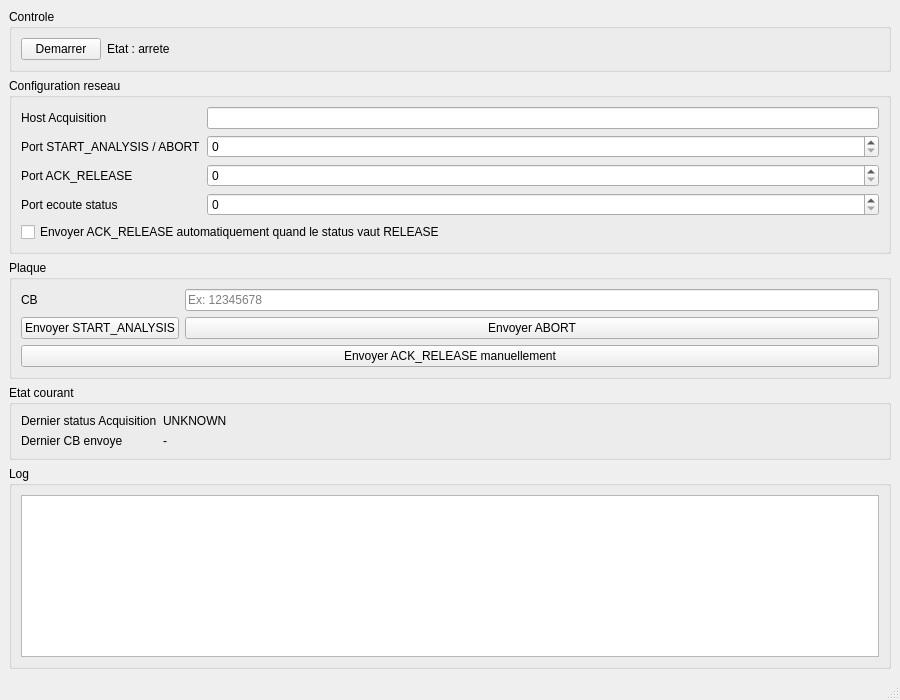
<?xml version="1.0" encoding="UTF-8"?>
<ui version="4.0">
 <class>ScheduleSimulator</class>
 <widget class="QMainWindow" name="ScheduleSimulator">
  <property name="geometry">
   <rect>
    <x>0</x>
    <y>0</y>
    <width>900</width>
    <height>700</height>
   </rect>
  </property>
  <property name="windowTitle">
   <string>Schedule Simulator</string>
  </property>
  <widget class="QWidget" name="centralwidget">
   <layout class="QVBoxLayout" name="verticalLayout_5">
    <item>
     <widget class="QGroupBox" name="groupBoxControl">
      <property name="title">
       <string>Controle</string>
      </property>
      <layout class="QHBoxLayout" name="horizontalLayout_4">
       <item>
        <widget class="QPushButton" name="btnStart">
         <property name="text">
          <string>Demarrer</string>
         </property>
        </widget>
       </item>
       <item>
        <widget class="QLabel" name="labelRun">
         <property name="text">
          <string>Etat : arrete</string>
         </property>
        </widget>
       </item>
       <item>
        <spacer name="horizontalSpacer_2">
         <property name="orientation">
          <enum>Qt::Horizontal</enum>
         </property>
         <property name="sizeHint" stdset="0">
          <size>
           <width>40</width>
           <height>20</height>
          </size>
         </property>
        </spacer>
       </item>
      </layout>
     </widget>
    </item>
    <item>
     <widget class="QGroupBox" name="groupBoxConfig">
      <property name="title">
       <string>Configuration reseau</string>
      </property>
      <layout class="QGridLayout" name="gridLayout">
       <item row="0" column="0">
        <widget class="QLabel" name="label_2">
         <property name="text">
          <string>Host Acquisition</string>
         </property>
        </widget>
       </item>
       <item row="0" column="1">
        <widget class="QLineEdit" name="editAcqHost"/>
       </item>
       <item row="1" column="0">
        <widget class="QLabel" name="label_3">
         <property name="text">
          <string>Port START_ANALYSIS / ABORT</string>
         </property>
        </widget>
       </item>
       <item row="1" column="1">
        <widget class="QSpinBox" name="spinPlatePort">
         <property name="maximum">
          <number>65535</number>
         </property>
        </widget>
       </item>
       <item row="2" column="0">
        <widget class="QLabel" name="label_4">
         <property name="text">
          <string>Port ACK_RELEASE</string>
         </property>
        </widget>
       </item>
       <item row="2" column="1">
        <widget class="QSpinBox" name="spinAckPort">
         <property name="maximum">
          <number>65535</number>
         </property>
        </widget>
       </item>
       <item row="3" column="0">
        <widget class="QLabel" name="label_5">
         <property name="text">
          <string>Port ecoute status</string>
         </property>
        </widget>
       </item>
       <item row="3" column="1">
        <widget class="QSpinBox" name="spinStatusPort">
         <property name="maximum">
          <number>65535</number>
         </property>
        </widget>
       </item>
       <item row="4" column="0" colspan="2">
        <widget class="QCheckBox" name="checkAutoAck">
         <property name="text">
          <string>Envoyer ACK_RELEASE automatiquement quand le status vaut RELEASE</string>
         </property>
        </widget>
       </item>
      </layout>
     </widget>
    </item>
    <item>
     <widget class="QGroupBox" name="groupBoxPlate">
      <property name="title">
       <string>Plaque</string>
      </property>
      <layout class="QGridLayout" name="gridLayout_2">
       <item row="0" column="0">
        <widget class="QLabel" name="label">
         <property name="text">
          <string>CB</string>
         </property>
        </widget>
       </item>
       <item row="0" column="1">
        <widget class="QLineEdit" name="editCB">
         <property name="placeholderText">
          <string>Ex: 12345678</string>
         </property>
        </widget>
       </item>
       <item row="1" column="0">
        <widget class="QPushButton" name="btnSendPlate">
         <property name="text">
          <string>Envoyer START_ANALYSIS</string>
         </property>
        </widget>
       </item>
       <item row="1" column="1">
        <widget class="QPushButton" name="btnAbort">
         <property name="text">
          <string>Envoyer ABORT</string>
         </property>
        </widget>
       </item>
       <item row="2" column="0" colspan="2">
        <widget class="QPushButton" name="btnSendAck">
         <property name="text">
          <string>Envoyer ACK_RELEASE manuellement</string>
         </property>
        </widget>
       </item>
      </layout>
     </widget>
    </item>
    <item>
     <widget class="QGroupBox" name="groupBoxState">
      <property name="title">
       <string>Etat courant</string>
      </property>
      <layout class="QFormLayout" name="formLayout">
       <item row="0" column="0">
        <widget class="QLabel" name="label_6">
         <property name="text">
          <string>Dernier status Acquisition</string>
         </property>
        </widget>
       </item>
       <item row="0" column="1">
        <widget class="QLabel" name="labelStatusValue">
         <property name="text">
          <string>UNKNOWN</string>
         </property>
        </widget>
       </item>
       <item row="1" column="0">
        <widget class="QLabel" name="label_7">
         <property name="text">
          <string>Dernier CB envoye</string>
         </property>
        </widget>
       </item>
       <item row="1" column="1">
        <widget class="QLabel" name="labelLastCbValue">
         <property name="text">
          <string>-</string>
         </property>
        </widget>
       </item>
      </layout>
     </widget>
    </item>
    <item>
     <widget class="QGroupBox" name="groupBoxLog">
      <property name="title">
       <string>Log</string>
      </property>
      <layout class="QVBoxLayout" name="verticalLayout">
       <item>
        <widget class="QPlainTextEdit" name="log">
         <property name="readOnly">
          <bool>true</bool>
         </property>
        </widget>
       </item>
      </layout>
     </widget>
    </item>
   </layout>
  </widget>
  <widget class="QMenuBar" name="menubar">
   <property name="geometry">
    <rect>
     <x>0</x>
     <y>0</y>
     <width>900</width>
     <height>21</height>
    </rect>
   </property>
  </widget>
  <widget class="QStatusBar" name="statusbar"/>
 </widget>
 <resources/>
 <connections/>
</ui>
